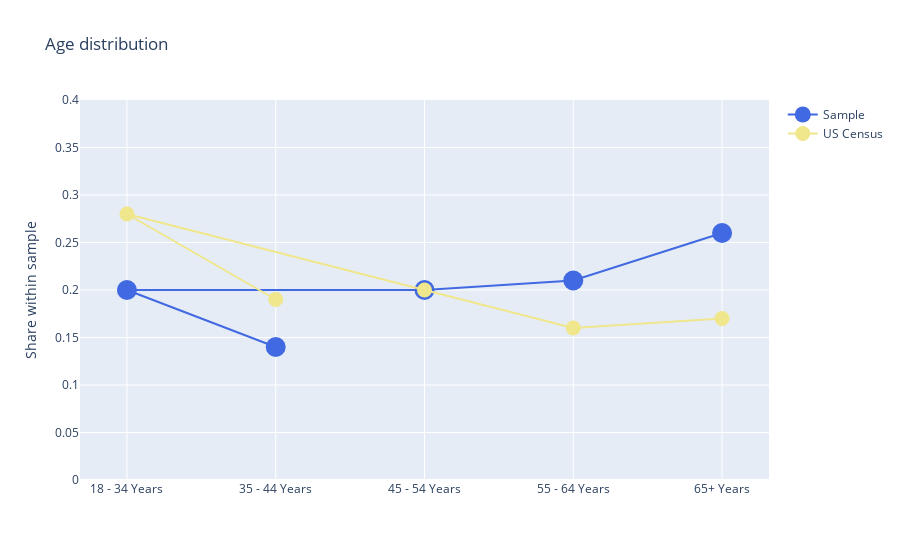

Notebook code for this chart:
### Code cell
# Bubble Chart
#size_sample = df_age['counts'] 
fig = go.Figure()
fig.add_trace(go.Scatter(name="Sample", x=df_age.groups, 
    y=df_age.counts, 
    mode='lines+markers',
    marker=dict(
        color='rgb(65,105,225)',
        size=20,
        )
))
fig.add_trace(go.Scatter(name="US Census", x=df_age.groups, 
    y=df_age.counts_us, 
    mode='lines+markers', 
    marker=dict(
        color='rgb(240,230,140)',
        size=15,
        )
 ))

fig.update_layout(title='Age distribution',
                   yaxis_title='Share within sample')
fig.update_xaxes(categoryorder='category ascending')
fig.update_yaxes(range=[0, 0.4])
fig.show()

### Figure 1 — Plotly figure (JSON) as saved in the notebook; plotly's stock layout.template omitted (floating-point values rounded to 4 significant figures)
{"data": [{"marker": {"color": "rgb(65,105,225)", "size": 20}, "mode": "lines+markers", "name": "Sample", "type": "scatter", "x": ["65+ Years", "55 - 64 Years", "45 - 54 Years", "18 - 34 Years", "35 - 44 Years"], "y": [0.26, 0.21, 0.2, 0.2, 0.14]}, {"marker": {"color": "rgb(240,230,140)", "size": 15}, "mode": "lines+markers", "name": "US Census", "type": "scatter", "x": ["65+ Years", "55 - 64 Years", "45 - 54 Years", "18 - 34 Years", "35 - 44 Years"], "y": [0.17, 0.16, 0.2, 0.28, 0.19]}], "layout": {"title": {"text": "Age distribution"}, "xaxis": {"categoryorder": "category ascending"}, "yaxis": {"range": [0, 0.4], "title": {"text": "Share within sample"}}}}
